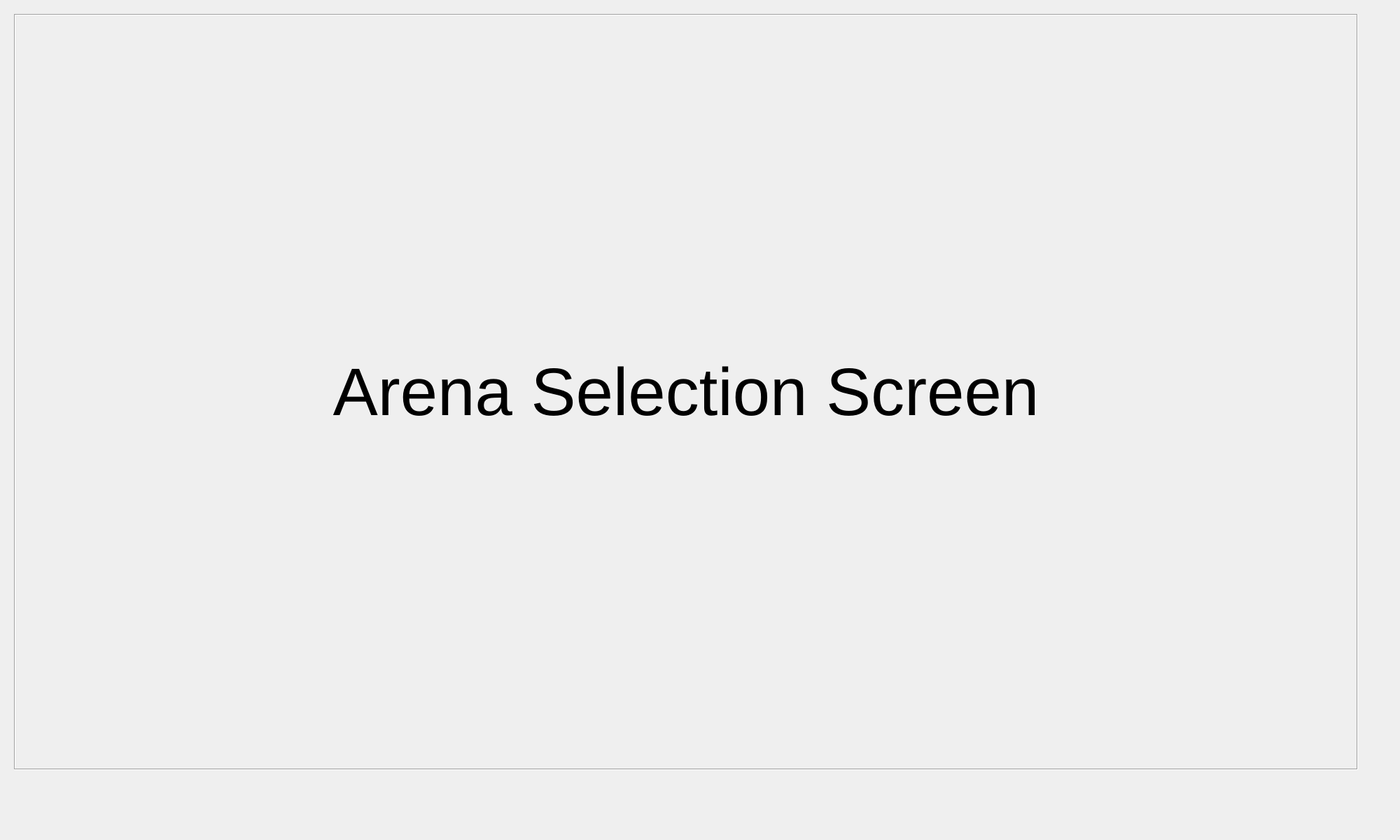
<?xml version="1.0" encoding="UTF-8"?>
<ui version="4.0">
 <class>ArenaSelectionForm</class>
 <widget class="QDialog" name="ArenaSelectionForm">
  <property name="geometry">
   <rect>
    <x>0</x>
    <y>0</y>
    <width>2000</width>
    <height>1200</height>
   </rect>
  </property>
  <property name="windowTitle">
   <string>Dialog</string>
  </property>
  <widget class="QLabel" name="lblArenaSelection">
   <property name="geometry">
    <rect>
     <x>20</x>
     <y>20</y>
     <width>1920</width>
     <height>1080</height>
    </rect>
   </property>
   <property name="font">
    <font>
     <pointsize>72</pointsize>
    </font>
   </property>
   <property name="mouseTracking">
    <bool>true</bool>
   </property>
   <property name="frameShape">
    <enum>QFrame::Box</enum>
   </property>
   <property name="frameShadow">
    <enum>QFrame::Sunken</enum>
   </property>
   <property name="text">
    <string>Arena Selection Screen</string>
   </property>
   <property name="alignment">
    <set>Qt::AlignCenter</set>
   </property>
  </widget>
 </widget>
 <resources/>
 <connections/>
</ui>
